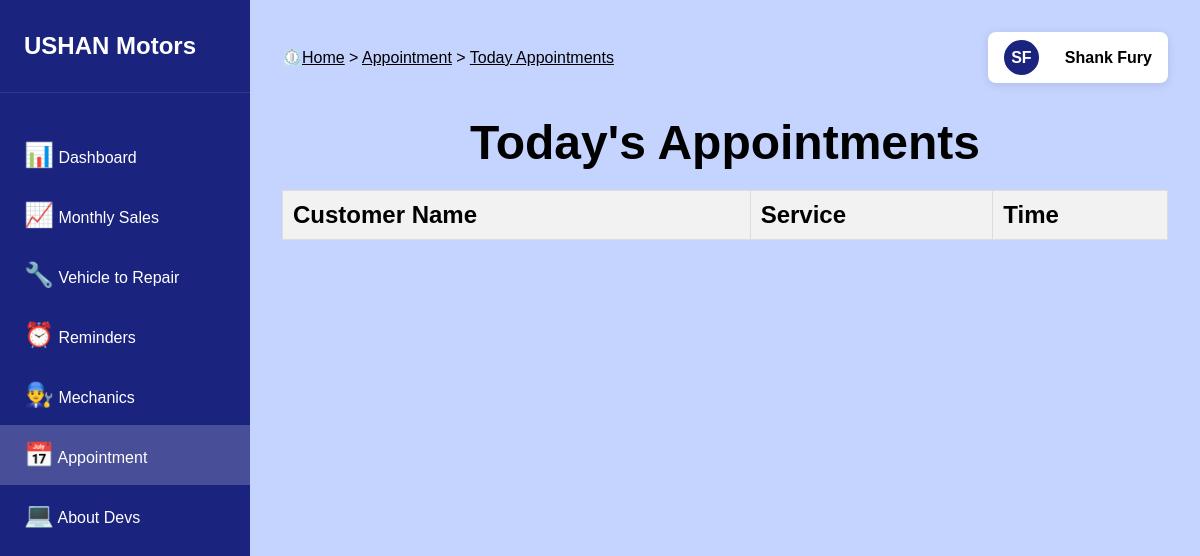
Before: /Staff_Interface/appointmentsToday.php with the older database file.
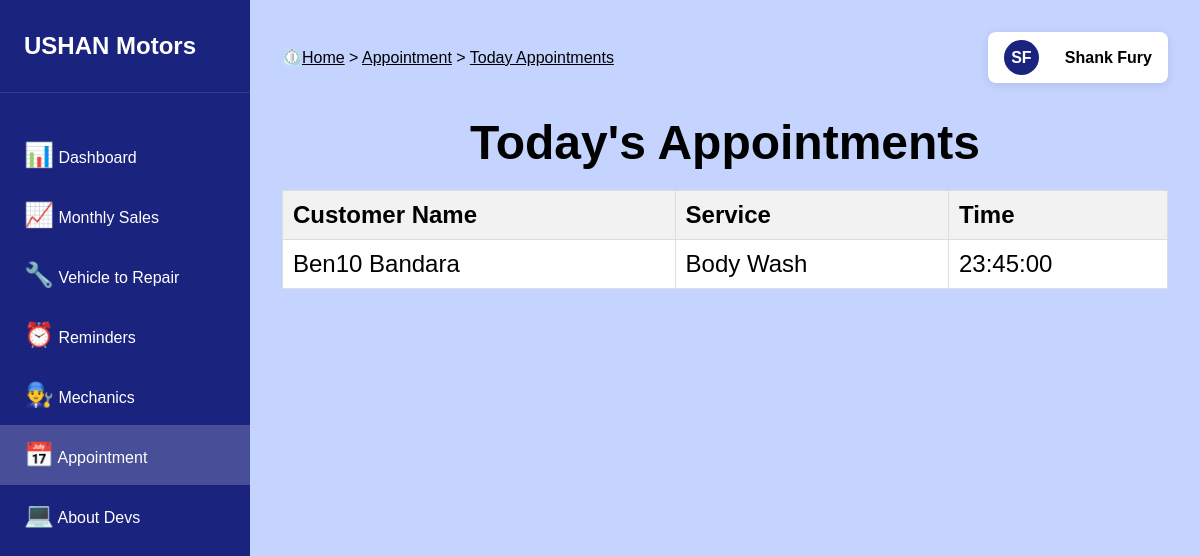
After: the same page with the newer database file.
### tables this page shows
CREATE TABLE `appointments` (
  `id` bigint(20) NOT NULL,
  `appointment_id` varchar(20) NOT NULL,
  `cust_name` varchar(50) NOT NULL,
  `service_id` varchar(20) NOT NULL,
  `time_stamp` datetime DEFAULT NULL
);

CREATE TABLE `garage_services` (
  `id` bigint(20) NOT NULL,
  `service_id` varchar(20) NOT NULL,
  `service_name` varchar(100) NOT NULL
);

### Staff_Interface/appointmentsToday.php (the view, shortened to what this page needs)
<?php
include('main/sessionChecker.php');
$custName = "";
$srv = "";
$time = "";
$stmt = $connect->prepare("SELECT a.`cust_name`, b.`service_name`, TIME(a.`time_stamp`) AS appointment_time FROM appointments a JOIN garage_services b ON a.`service_id`=b.`service_id` WHERE DATE(a.`time_stamp`)=DATE(CURRENT_DATE());");
$stmt->execute();
$stmt->bind_result($custName, $srv, $time);
$results = [];
while ($stmt->fetch()) {
    $results[] = [
        'cust_name' => $custName,
        'service_name' => $srv,
        'appointment_time' => $time
    ];
}
?>
<!DOCTYPE html>
<html>
<head>
	<link rel="stylesheet" type="text/css" href="styles/mainStyle.css">
</head>
<body>
	<aside class="sidebar">
        <div class="sidebar-logo">USHAN Motors</div>
        <ul class="sidebar-menu">
            <li class="menu-item">
            	<a href="dashboard.php">
                	<span class="icon">📊</span>
                	<span class="menu-text">Dashboard</span>
            	</a>
        	</li>
            <li class="menu-item">
                <a href="sales.php">
                	<span class="icon">📈</span>
                	<span class="menu-text">Monthly Sales</span>
                </a>
            </li>
            <li class="menu-item">
                <a href="repairVehicles.php">
                	<span class="icon">🔧</span>
                	<span class="menu-text">Vehicle to Repair</span>
                </a>
            </li>
            <li class="menu-item">
                <a href="reminders.php">
                	<span class="icon">⏰</span>
        	        <span class="menu-text">Reminders</span>
                </a>
            </li>
            <li class="menu-item">
                <a href="mechanics.php">
                	<span class="icon">👨‍🔧</span>
                	<span class="menu-text">Mechanics</span>
                </a>
            </li>
            <li class="menu-item active">
                <a href="appointments.php">
                	<span class="icon">📅</span>
                	<span class="menu-text">Appointment</span>
                </a>
            </li>
            <li class="menu-item">
                <a href="#">
                    <span class="icon">💻</span>
                    <span class="menu-text">About Devs</span>
                </a>
            </li>
        </ul>
    </aside>
    <main class="main-content">
        <div class="top-bar">
            <div class="breadcrumb">
                ⏲️<a href="dashboard.php">Home</a> > <a href="appointments.php">Appointment</a> > <a href="#">Today Appointments</a>
            </div>
            <?php include('profile_icon.php') ?>
        </div>
            <div class="dashboard-grid">
                <div class="appointment-header">
                    <h1>Today's Appointments</h1>
                    <table>
                        <thead>
                            <tr>
                                <th>Customer Name</th>
                                <th>Service</th>
                                <th>Time</th>
                            </tr>
                        </thead>
                        <tbody>
                            <?php
                            if (empty($results)) {
                                $custName = "";
                                $srv = "";
                                $time = "";
                            } else {
                                foreach ($results as $result) {
                                    $custName = $result['cust_name'];
                                    $srv = $result['service_name'];
                                    $time = $result['appointment_time'];
                                    echo "
                                    <tr>
                                        <td>".$custName."</td>
                                        <td>".$srv."</td>
                                        <td>".$time."</td>
                                    </tr>
                                    ";
                                }
                            }
                            ?>
                        </tbody>
                    </table>
                </div>
            </div>
    </main>
</body>
</html>

Changed rows visible on the page:
added appointments: cust_name "Ben10 Bandara", garage_services.service_name "Body Wash", time "23:45:00"
